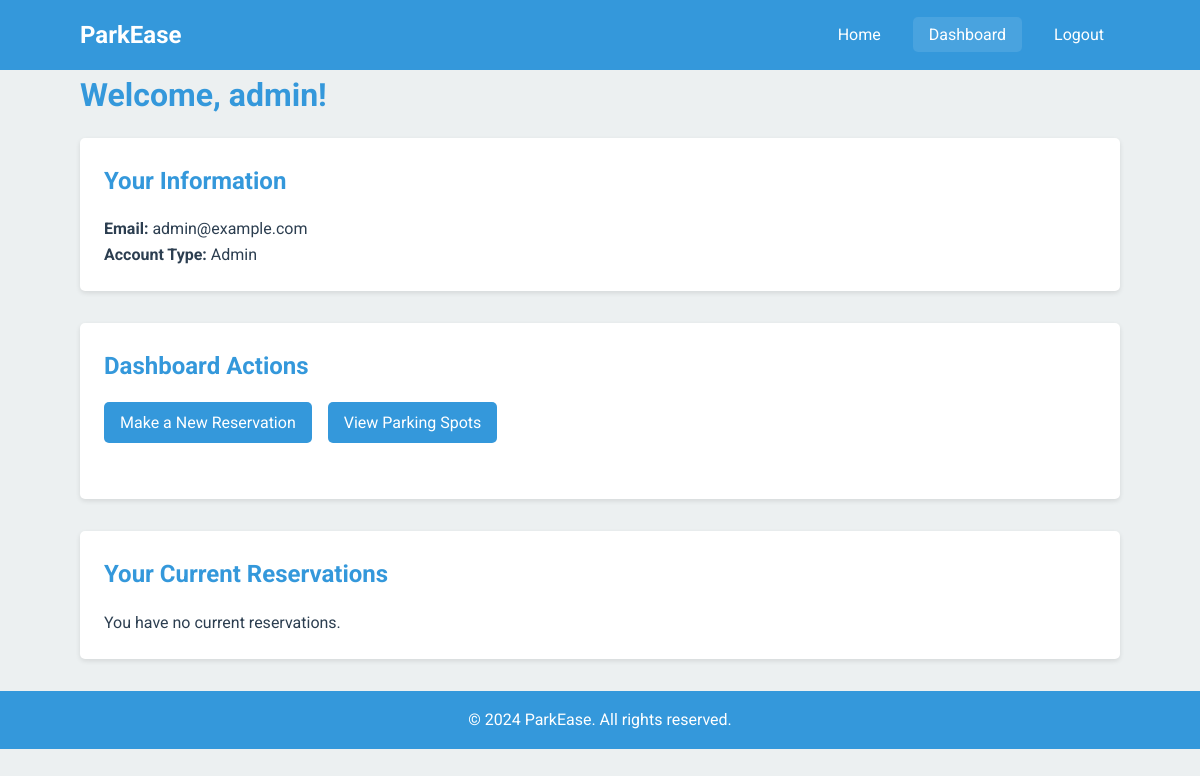
/dashboard.php (signed in), run on the app's committed database.
### tables this page shows
CREATE TABLE `users` (
  `id` int(11) NOT NULL,
  `username` varchar(50) NOT NULL,
  `email` varchar(100) NOT NULL,
  `password` varchar(255) NOT NULL,
  `role` enum('user','admin') DEFAULT 'user',
  `created_at` timestamp NOT NULL DEFAULT current_timestamp(),
  `updated_at` timestamp NOT NULL DEFAULT current_timestamp() ON UPDATE current_timestamp()
);

### includes/functions.php (called while the page is built, shortened)
<?php
function get_user_by_id($user_id) {
    global $conn;
    $stmt = $conn->prepare("SELECT id, username, email, role FROM users WHERE id = ?");
    $stmt->bind_param("i", $user_id);
    $stmt->execute();
    $result = $stmt->get_result();
    return $result->fetch_assoc();
}

### dashboard.php (the view, shortened to what this page needs)
<?php
require_once 'includes/functions.php';
$user_id = $_SESSION['user_id'];
$user = get_user_by_id($user_id);
$reservations = get_user_reservations($user_id);
?>
<!DOCTYPE html>
<html lang="en">
<head>
</head>
<body>
    <header>
        <nav class="container">
            <div class="logo">ParkEase</div>
            <ul>
                <li><a href="index.php">Home</a></li>
                <li><a href="dashboard.php" class="active">Dashboard</a></li>
                <li><a href="logout.php">Logout</a></li>
            </ul>
        </nav>
    </header>
    <main class="container">
        <h1>Welcome, <?php echo htmlspecialchars($user['username']); ?>!</h1>
        <section class="dashboard-section">
            <h2>Your Information</h2>
            <p><strong>Email:</strong> <?php echo htmlspecialchars($user['email']); ?></p>
            <p><strong>Account Type:</strong> <?php echo ucfirst(htmlspecialchars($user['role'])); ?></p>
        </section>
        <section class="dashboard-section">
            <h2>Dashboard Actions</h2>
            <div class="dashboard-actions">
                <a href="make_reservation.php" class="btn">Make a New Reservation</a>
                <a href="index.php" class="btn">View Parking Spots</a>
            </div>
        </section>
        <section class="dashboard-section">
            <h2>Your Current Reservations</h2>
            <?php if (empty($reservations)): ?>
                <p>You have no current reservations.</p>
            <?php endif; ?>
        </section>
    </main>
    <footer>
        <p>&copy; 2024 ParkEase. All rights reserved.</p>
    </footer>
</body>
</html>

### dashboard.php (style rules this page uses)
:root { --primary-color: #3498db; --secondary-color: #2ecc71; --accent-color: #e74c3c; --background-color: #ecf0f1; --text-color: #2c3e50; --light-text: #ffffff; }
* { margin: 0; padding: 0; box-sizing: border-box; }
body { font-family: 'Roboto', sans-serif; line-height: 1.6; color: var(--text-color); background-color: var(--background-color); }
.container { width: 90%; max-width: 1200px; margin: 0 auto; padding: 0 20px; }
header { background-color: var(--primary-color); color: var(--light-text); padding: 1rem 0; }
nav { display: flex; justify-content: space-between; align-items: center; }
.logo { font-size: 1.5rem; font-weight: bold; }
nav ul { display: flex; list-style: none; }
nav ul li { margin-left: 1rem; }
nav ul li a { color: var(--light-text); text-decoration: none; padding: 0.5rem 1rem; border-radius: 5px; transition: background-color 0.3s ease; }
nav ul li a:hover, nav ul li a.active { background-color: rgba(255, 255, 255, 0.1); }
main { padding: 2rem 0; }
h1, h2 { margin-bottom: 1rem; color: var(--primary-color); }
.dashboard-section { background-color: #fff; border-radius: 5px; box-shadow: 0 2px 5px rgba(0, 0, 0, 0.1); padding: 1.5rem; margin-bottom: 2rem; }
.dashboard-actions { display: flex; gap: 1rem; margin-bottom: 2rem; }
.btn { display: inline-block; background-color: var(--primary-color); color: var(--light-text); padding: 0.5rem 1rem; text-decoration: none; border-radius: 5px; transition: background-color 0.3s ease; }
footer { background-color: var(--primary-color); color: var(--light-text); text-align: center; padding: 1rem 0; margin-top: 2rem; }

### data on the page
users: username "admin", email "admin@example.com", role "Admin"
